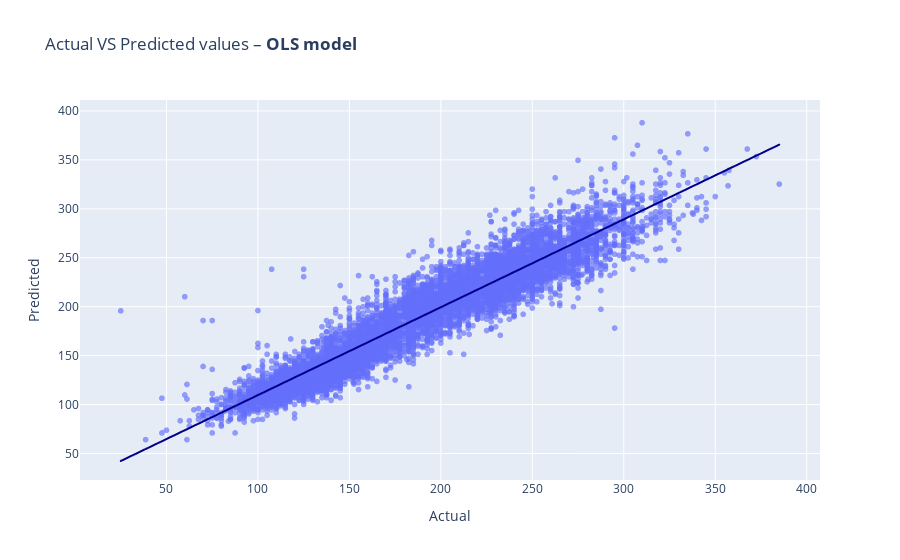

The notebook cell saved with this chart:
### Markdown cell above
#### OLS model - Visualization

### Code cell
results_df = pd.DataFrame({'Actual': y_test.squeeze(), 'Predicted': y_pred.squeeze()})

fig = px.scatter(
    results_df, x='Actual', y='Predicted', opacity=0.65,
    trendline='ols', trendline_color_override='darkblue',
    title = 'Actual VS Predicted values – <b>OLS model</b>')
fig.show()

### Figure 1 — Plotly figure (JSON) as saved in the notebook; plotly's stock layout.template omitted (floating-point values rounded to 4 significant figures; data arrays with more than 128 entries replaced by an {"elided": "..."} marker saying what was removed)
{"data": [{"hovertemplate": "Actual=%{x}<br>Predicted=%{y}<extra></extra>", "legendgroup": "", "marker": {"color": "#636efa", "opacity": 0.65, "symbol": "circle"}, "mode": "markers", "name": "", "showlegend": false, "type": "scattergl", "x": {"elided": "8159 float values"}, "xaxis": "x", "y": {"elided": "8159 float values"}, "yaxis": "y"}, {"hovertemplate": "<b>OLS trendline</b><br>Predicted = 0.897843 * Actual + 19.9089<br>R<sup>2</sup>=0.893244<br><br>Actual=%{x}<br>Predicted=%{y} <b>(trend)</b><extra></extra>", "legendgroup": "", "line": {"color": "darkblue"}, "marker": {"color": "#636efa", "symbol": "circle"}, "mode": "lines", "name": "", "showlegend": false, "type": "scattergl", "x": {"elided": "8159 float values"}, "xaxis": "x", "y": {"elided": "8159 float values"}, "yaxis": "y"}], "layout": {"legend": {"tracegroupgap": 0}, "title": {"text": "Actual VS Predicted values – <b>OLS model</b>"}, "xaxis": {"anchor": "y", "domain": [0, 1], "title": {"text": "Actual"}}, "yaxis": {"anchor": "x", "domain": [0, 1], "title": {"text": "Predicted"}}}}
